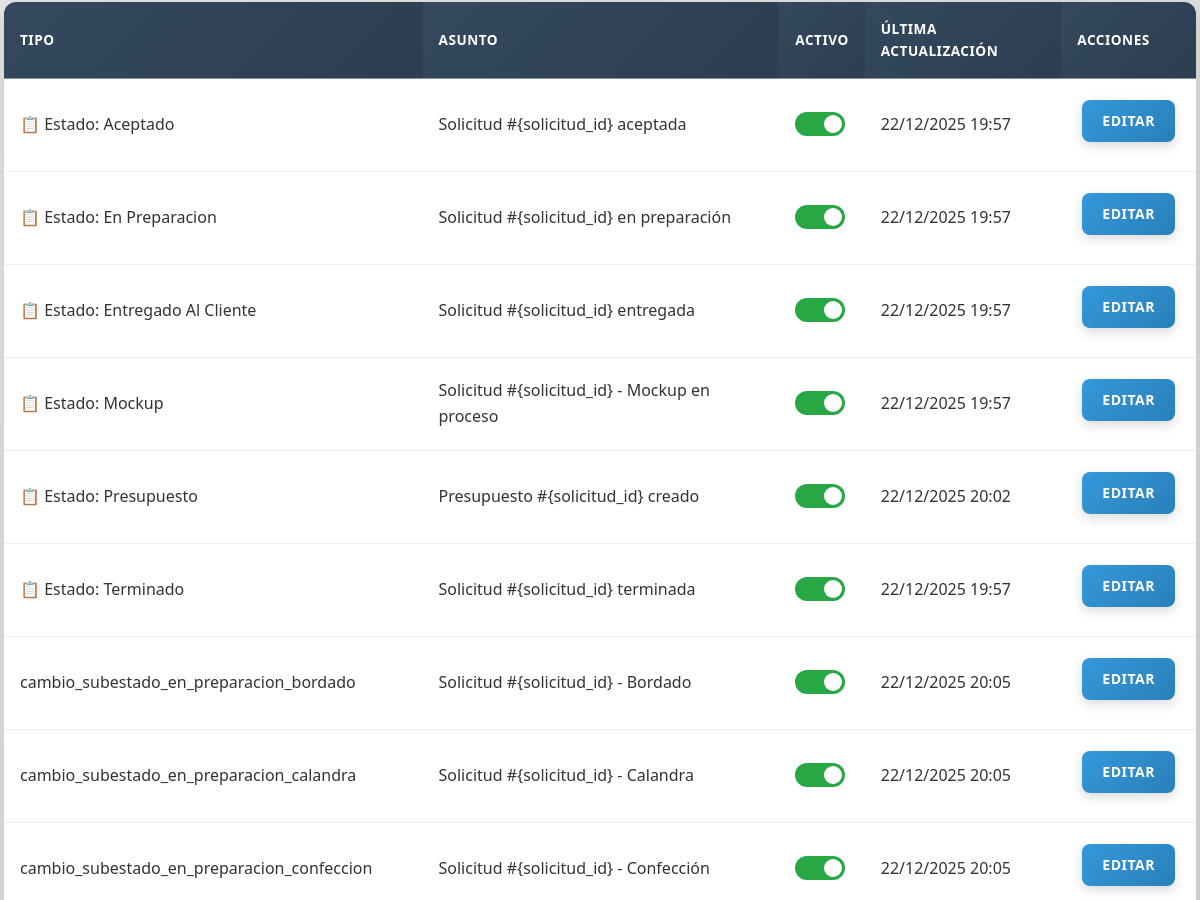
The page /configuracion/plantillas-email (signed in, middle part) on the database as committed earlier.
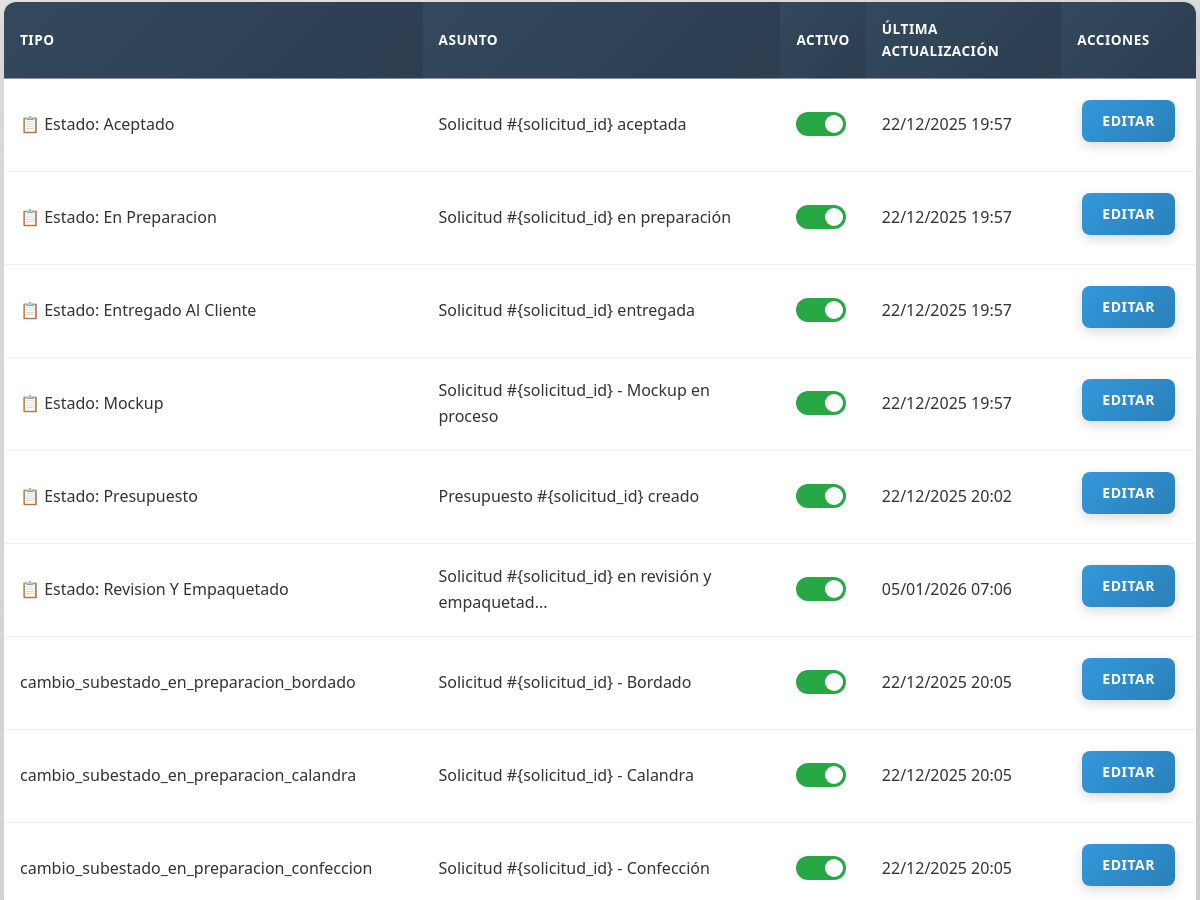
The same page on the database as committed later.
### models.py (models this page shows, shortened)
class PlantillaEmail(db.Model):
    __tablename__ = 'plantillas_email'
    id = db.Column(db.Integer, primary_key=True)
    tipo = db.Column(db.String(50), nullable=False, unique=True)  # 'presupuesto', 'cambio_estado_pedido'
    asunto = db.Column(db.String(200), nullable=False)
    cuerpo = db.Column(db.Text, nullable=False)
    enviar_activo = db.Column(db.Boolean, nullable=False, default=True)  # Permite desactivar temporalmente el envío
    fecha_creacion = db.Column(db.DateTime, default=datetime.utcnow)
    fecha_actualizacion = db.Column(db.DateTime, default=datetime.utcnow, onupdate=datetime.utcnow)

### routes/configuracion.py (the view)
@configuracion_bp.route('/configuracion/plantillas-email')
@login_required
@supervisor_required
def plantillas_email():
    plantillas = PlantillaEmail.query.order_by(PlantillaEmail.tipo).all()
    return render_template('configuracion/plantillas_email.html', plantillas=plantillas)

### app.py (called while the page is built)
@login_manager.user_loader
def load_user(user_id):
    from models import Usuario, Cliente
    if user_id.startswith('cliente_'):
        cliente_id = int(user_id.replace('cliente_', ''))
        cliente = Cliente.query.get(cliente_id)
        if cliente and cliente.tiene_acceso_web():
            return cliente
        return None
    else:
        return Usuario.query.get(int(user_id))

### models.py (called while the page is built)
    def is_supervisor(self):
        return self.rol == 'supervisor'

### utils/auth.py (called while the page is built)
def supervisor_required(f):
    @wraps(f)
    def decorated_function(*args, **kwargs):
        if not current_user.is_authenticated:
            flash('Debes iniciar sesión para acceder a esta página', 'error')
            return redirect(url_for('auth.login'))
        if not current_user.is_supervisor():
            flash('No tienes permisos para acceder a esta página', 'error')
            return redirect(url_for('index.index'))
        return f(*args, **kwargs)
    return decorated_function

### templates/configuracion/plantillas_email.html (shortened to what this page needs)
{% extends "base.html" %}
{% block content %}
<div class="container">
    {% if plantillas %}
    <table class="data-table">
        <thead>
            <tr>
                <th>Tipo</th>
                <th>Asunto</th>
                <th>Activo</th>
                <th>Última actualización</th>
                <th>Acciones</th>
            </tr>
        </thead>
        <tbody>
            {% for plantilla in plantillas %}
            <tr>
                <td>
                    {% if plantilla.tipo == 'presupuesto' %}
                        📄 Presupuesto
                    {% elif plantilla.tipo.startswith('cambio_estado_solicitud_') %}
                        {% set estado_nombre = plantilla.tipo.replace('cambio_estado_solicitud_', '').replace('_', ' ').title() %}
                        📋 Estado: {{ estado_nombre }}
                    {% elif plantilla.tipo.startswith('cambio_estado_pedido_') %}
                        {% set estado_nombre = plantilla.tipo.replace('cambio_estado_pedido_', '').replace('_', ' ').title() %}
                        📦 Estado: {{ estado_nombre }}
                    {% else %}
                        {{ plantilla.tipo }}
                    {% endif %}
                </td>
                <td>{{ plantilla.asunto[:50] }}{% if plantilla.asunto|length > 50 %}...{% endif %}</td>
                <td>
                    <form method="POST" action="{{ url_for('configuracion.toggle_plantilla_email', id=plantilla.id) }}" style="display: inline;">
                        <label class="toggle-switch">
                            <span class="toggle-slider"></span>
                        </label>
                    </form>
                </td>
                <td>{{ plantilla.fecha_actualizacion.strftime('%d/%m/%Y %H:%M') if plantilla.fecha_actualizacion else 'N/A' }}</td>
                <td>
                    <a href="{{ url_for('configuracion.editar_plantilla_email', id=plantilla.id) }}" class="btn btn-primary">Editar</a>
                </td>
            </tr>
            {% endfor %}
        </tbody>
    </table>
    {% else %}
    <p>No hay plantillas configuradas. Se crearán automáticamente al iniciar la aplicación.</p>
    {% endif %}
</div>
{% endblock %}

Rows that differ between the two databases and show on the page:
removed PlantillaEmail: estado_nombre "Terminado", asunto "Solicitud #{solicitud_id} terminada", fecha_actualizacion "22/12/2025 19:57"
added PlantillaEmail: estado_nombre "Revision Y Empaquetado", asunto "Solicitud #{solicitud_id} en revisión y empaquetad", fecha_actualizacion "05/01/2026 07:06"
